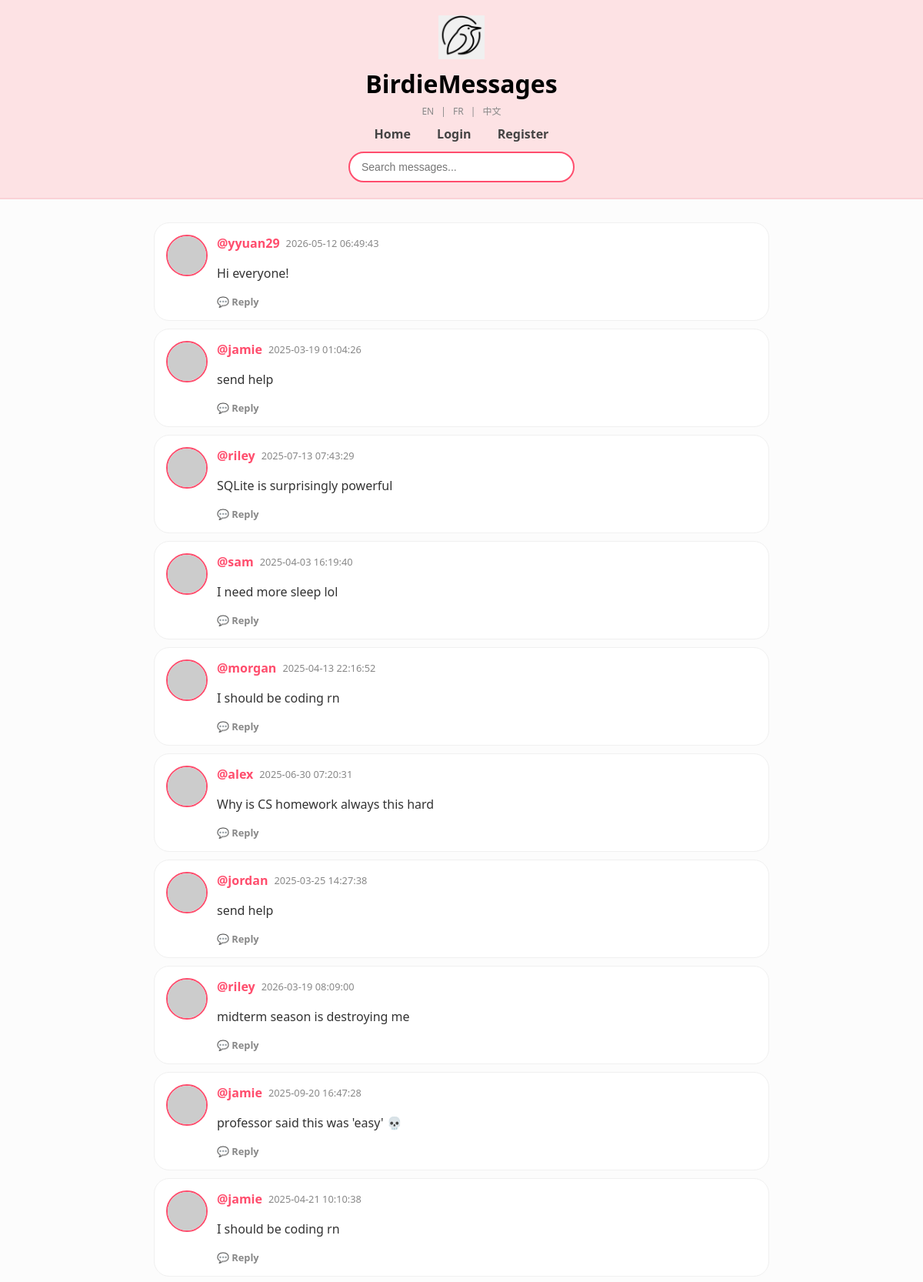
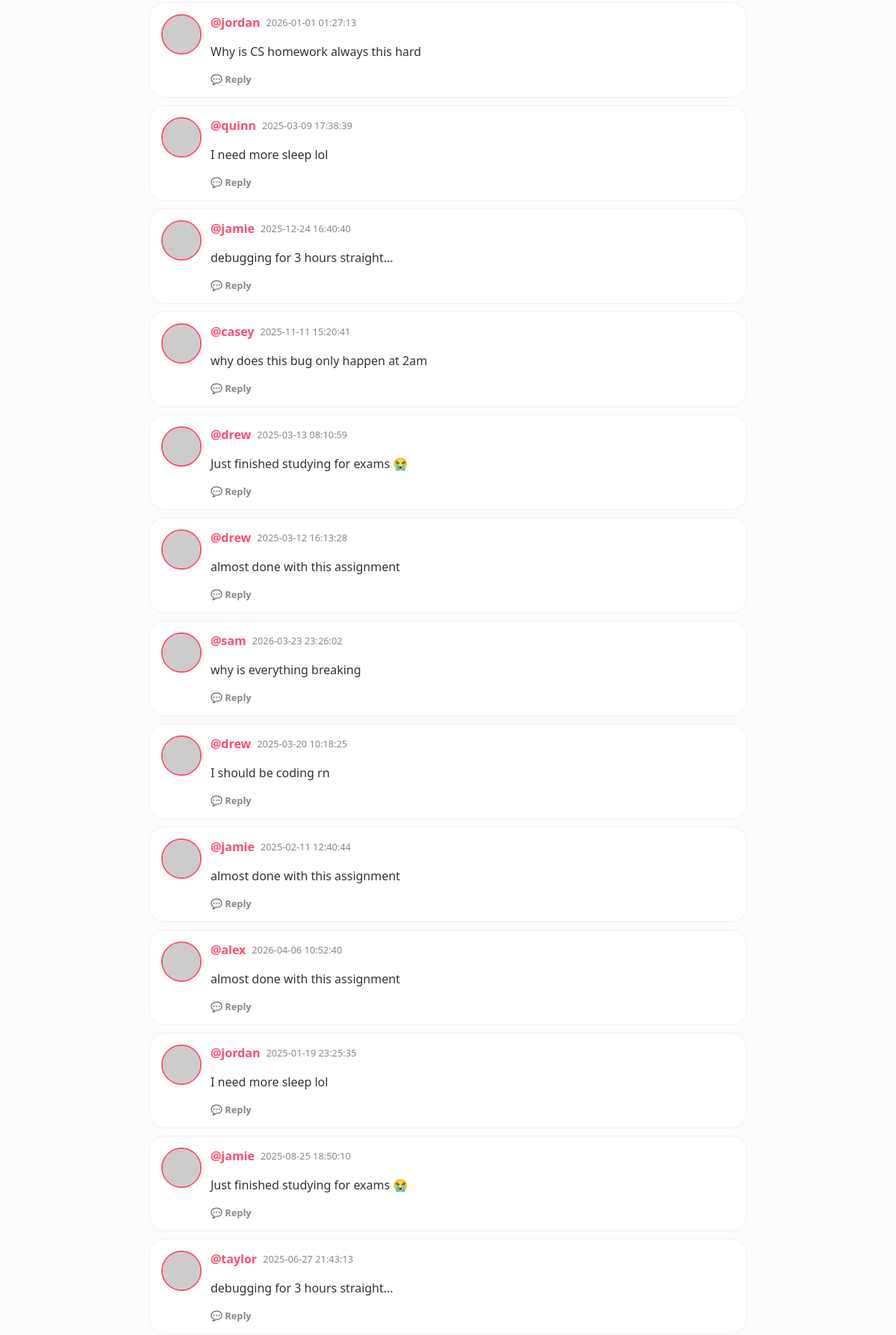
The page / (upper part) on the database its author committed (2 pictures, top to bottom).
### tables this page shows
CREATE TABLE users (
            id INTEGER PRIMARY KEY AUTOINCREMENT,
            username TEXT UNIQUE,
            password TEXT,
            age INTEGER,
            bio TEXT
        );

### app.py (the view)
@app.get("/", response_class=HTMLResponse)
async def home(request: Request, page: int = 1):
    if page < 1: page = 1
    limit = 50
    offset = (page - 1) * limit
    db = get_db()
    rows = db.execute("""
        WITH RECURSIVE message_tree AS (
            SELECT id, id as root_id, timestamp, 0 as depth
            FROM messages
            WHERE parent_id IS NULL

            UNION ALL

            SELECT m.id, mt.root_id, m.timestamp, mt.depth + 1
            FROM messages m
            JOIN message_tree mt ON m.parent_id = mt.id
        )
        SELECT m.*, u.username, mt.depth, mt.root_id
        FROM messages m
        JOIN message_tree mt ON m.id = mt.id
        LEFT JOIN users u ON m.user_id = u.id
        ORDER BY mt.root_id DESC, mt.timestamp ASC
        LIMIT ? OFFSET ?
    """, (limit, offset)).fetchall()
    total_row = db.execute("SELECT COUNT(*) FROM messages").fetchone()
    total = total_row[0] if total_row else 0
    db.close()
    logged_in_user = request.cookies.get("username")
    return templates.TemplateResponse(
        request=request,
        name="index.html",
        context={
            "request": request,
            "messages": rows,
            "page": page,
            "has_next": (offset + limit) < total,
            "has_prev": page > 1,
            "user": logged_in_user,
            "t": get_translations(request)
        }
    )

### templates/index.html (shortened to what this page needs)
<!DOCTYPE html>
<html lang="en">
<head>
</head>
<body>
{% set t = get_t(request) %}
<header class="birdie-header">
    <div class="logo-container">
        <img src="/static/logo.png" class="main-logo">
        <div class="title-nav">
            <h1>BirdieMessages</h1>
            <div class="lang-nav">
                <a href="/set_lang/en">EN</a> |
                <a href="/set_lang/fr">FR</a> |
                <a href="/set_lang/zh">中文</a>
            </div>
            <nav>
                <a href="/">{{ t.home }}</a>
                {% if user %}
                    <a href="/create_message">+ {{ t.post }}</a>
                    <a href="/profile/{{ user }}">{{ t.profile }}</a>
                    <a href="/logout">{{ t.logout }}</a>
                {% else %}
                    <a href="/login">{{ t.login }}</a>
                    <a href="/register">{{ t.register }}</a>
                {% endif %}
            </nav>
            <div class="search-row">
                <form action="/search" method="get">
                    <input type="text" name="q" placeholder="{{ t.search_placeholder }}">
                </form>
            </div>
        </div>
    </div>
</header>
<div class="container">
    {% for msg in messages %}
        <div class="chirp-card {% if msg.parent_id %}is-reply{% endif %}">
            <img class="avatar-circle {% if msg.parent_id %}avatar-reply{% endif %}"
                 src="https://api.dicebear.com/7.x/fun-emoji/svg?seed={{ msg.username }}">
            <div style="flex:1;">
                <div style="display:flex; gap:8px; align-items:center;">
                    <a class="username" href="/profile/{{ msg.username }}">@{{ msg.username }}</a>
                    <span class="timestamp">{{ msg.timestamp }}</span>
                </div>
                <div class="message-content">
                    {{ linkify(msg.content) | safe }}
                </div>
                <div class="actions-bar">
                    <a href="/message/{{ msg.id }}" class="btn-action">💬 {{ t.reply or 'Reply' }}</a>
                </div>
            </div>
        </div>
    {% endfor %}
</div>
</body>
</html>

### templates/index.html (style rules this page uses)
:root { --birdie-pink: #fde2e4; --birdie-dark-pink: #ff4d6d; --birdie-border: #fad2d6; --nav-text: #444; }
body { background-color: #fcfcfc; font-family: 'Segoe UI', Roboto, Helvetica, Arial, sans-serif; margin: 0; padding: 0; color: #333; }
.birdie-header { background-color: var(--birdie-pink); padding: 20px 0; border-bottom: 2px solid var(--birdie-border); text-align: center; }
.logo-container { display: flex; flex-direction: column; align-items: center; }
.main-logo { width: 60px; height: auto; margin-bottom: 5px; }
.title-nav h1 { font-size: 32px; margin: 5px 0; font-weight: 800; color: #000; }
.lang-nav { font-size: 0.75em; color: #888; margin-bottom: 10px; }
.lang-nav a { color: #888; text-decoration: none; margin: 0 6px; }
.title-nav nav { margin: 10px 0; font-weight: 600; }
.title-nav nav a { text-decoration: none; color: var(--nav-text); margin: 0 15px; }
.search-row { margin-top: 12px; }
.search-row input { padding: 10px 15px; width: 260px; border-radius: 20px; border: 2px solid var(--birdie-dark-pink); outline: none; font-size: 14px; background: white; }
.container { max-width: 800px; margin: 30px auto; padding: 0 20px; }
.chirp-card { background: white; border: 1px solid #f0f0f0; border-radius: 20px; padding: 15px; margin-bottom: 10px; display: flex; gap: 12px; }
.avatar-circle { width: 50px; height: 50px; border-radius: 50%; border: 2px solid var(--birdie-dark-pink); }
.username { color: var(--birdie-dark-pink); font-weight: bold; text-decoration: none; }
.message-content { margin-top: 5px; line-height: 1.5; }
.timestamp { color: #888; font-size: 0.8em; }
.actions-bar { margin-top: 10px; display: flex; gap: 15px; }
.btn-action { text-decoration: none; font-size: 0.8em; color: #888; font-weight: 600; }

### rows shown on the page
users: username "yyuan29", timestamp "2026-05-12 06:49:43", linkify "Hi everyone!", reply "Reply"
users: username "jamie", timestamp "2025-03-19 01:04:26", linkify "send help", reply "Reply", timestamp "2025-09-20 16:47:28", linkify "professor said this was 'easy' 💀", timestamp "2025-04-21 10:10:38", linkify "I should be coding rn", timestamp "2025-12-24 16:40:40", linkify "debugging for 3 hours straight...", timestamp "2025-02-11 12:40:44", linkify "almost done with this assignment", timestamp "2025-08-25 18:50:10", linkify "Just finished studying for exams 😭"
users: username "riley", timestamp "2025-07-13 07:43:29", linkify "SQLite is surprisingly powerful", reply "Reply", timestamp "2026-03-19 08:09:00", linkify "midterm season is destroying me"
users: username "sam", timestamp "2025-04-03 16:19:40", linkify "I need more sleep lol", reply "Reply", timestamp "2026-03-23 23:26:02", linkify "why is everything breaking"
users: username "morgan", timestamp "2025-04-13 22:16:52", linkify "I should be coding rn", reply "Reply"
users: username "alex", timestamp "2025-06-30 07:20:31", linkify "Why is CS homework always this hard", reply "Reply", timestamp "2026-04-06 10:52:40", linkify "almost done with this assignment"
users: username "jordan", timestamp "2025-03-25 14:27:38", linkify "send help", reply "Reply", timestamp "2026-01-01 01:27:13", linkify "Why is CS homework always this hard", timestamp "2025-01-19 23:25:35", linkify "I need more sleep lol"
users: username "quinn", timestamp "2025-03-09 17:38:39", linkify "I need more sleep lol", reply "Reply"
users: username "casey", timestamp "2025-11-11 15:20:41", linkify "why does this bug only happen at 2am", reply "Reply"
users: username "drew", timestamp "2025-03-13 08:10:59", linkify "Just finished studying for exams 😭", reply "Reply", timestamp "2025-03-12 16:13:28", linkify "almost done with this assignment", timestamp "2025-03-20 10:18:25", linkify "I should be coding rn"
users: username "taylor", timestamp "2025-06-27 21:43:13", linkify "debugging for 3 hours straight...", reply "Reply"

### other values the page prints
{{ t.home }} "Home"
{{ t.login }} "Login"
{{ t.register }} "Register"
